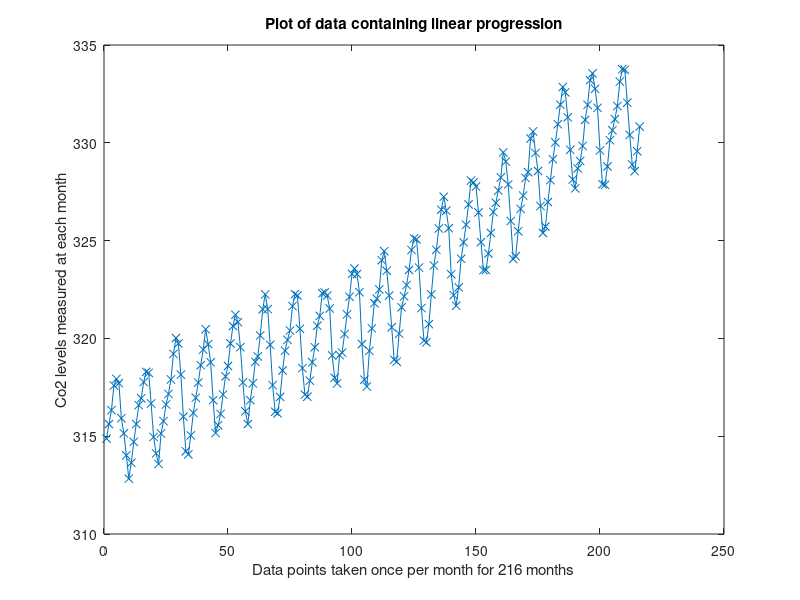
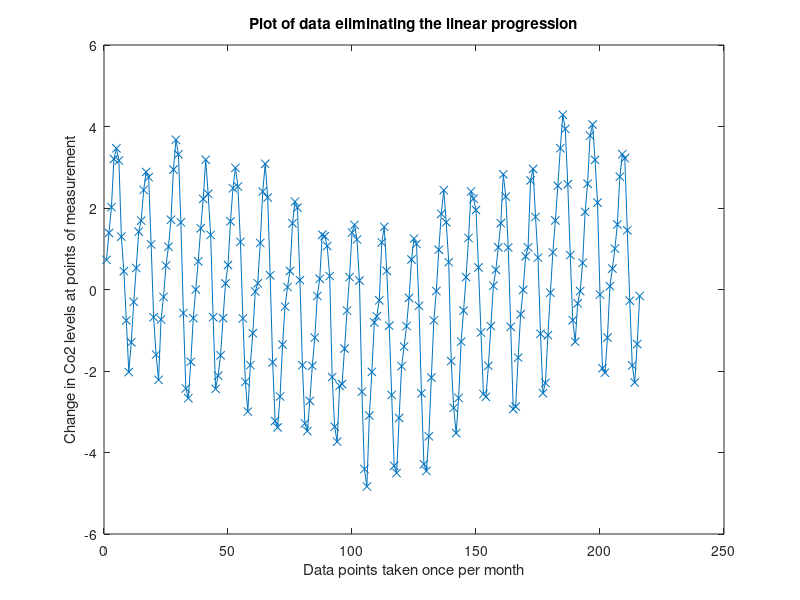
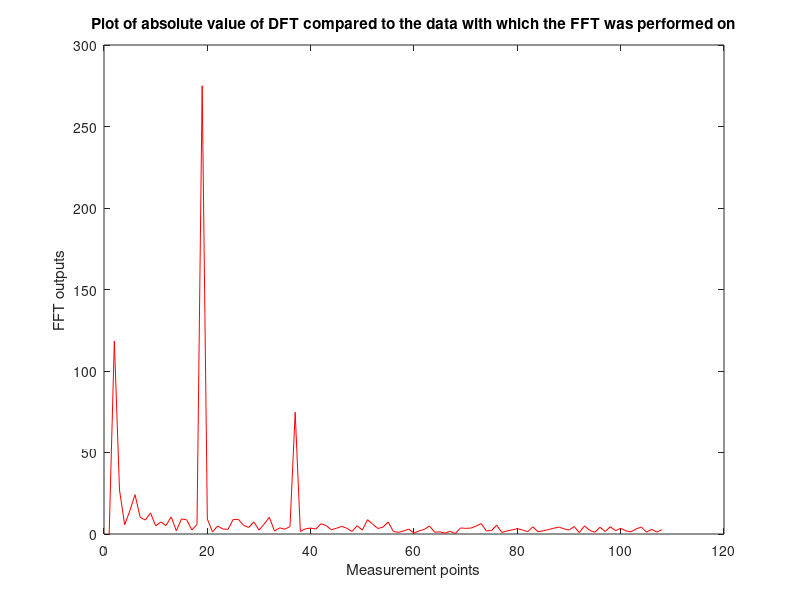

MATLAB code to generate these figures, in order:
% Nicholas Payne
% Math 561 HW 5 #2
%
%lose all
clc
clear all
load co2.dat
t = (1:216)';
p = polyfit(t,co2,1);
co2_1 = co2 - polyval(p,t);

% PART a

figure
plot(t,co2, 'x-') 
title('Plot of data containing linear progression')
xlabel('Data points taken once per month for 216 months')
ylabel('Co2 levels measured at each month')

figure
plot(t, co2_1, 'x-')
title('Plot of data eliminating the linear progression')
xlabel('Data points taken once per month')
ylabel('Change in Co2 levels at points of measurement')

Y = fft(co2_1); % computes the DFT using FFT algorithm
Y1 = abs(Y(1:108)); % creates vector with absolute values
%                   of the first half of the entires in the FFT vector
t1 = t(1:108); % time vector to plot Y1

figure
plot(t1, Y1, 'r-')
title('Plot of absolute value of DFT compared to the data with which the FFT was performed on')
xlabel('Measurement points')
ylabel('FFT outputs')
% PART b
%
% These for loops just tell us at which data points in the FFT the peaks
% occur - I found the peaks by looking at the vector and the loops just
% tell us where the entires occur

for j = 1:50;
    if abs(Y1(j) - 274.9881) < 1;
        w = j;
    end
end
for k = 1:50;
    if abs(Y1(k) - 74.6986) < 1;
        r = k;
    end
end
% these are the entires at which the peaks occur in the FFT
%First peak = 2 
w; % = 19
r; % = 37

